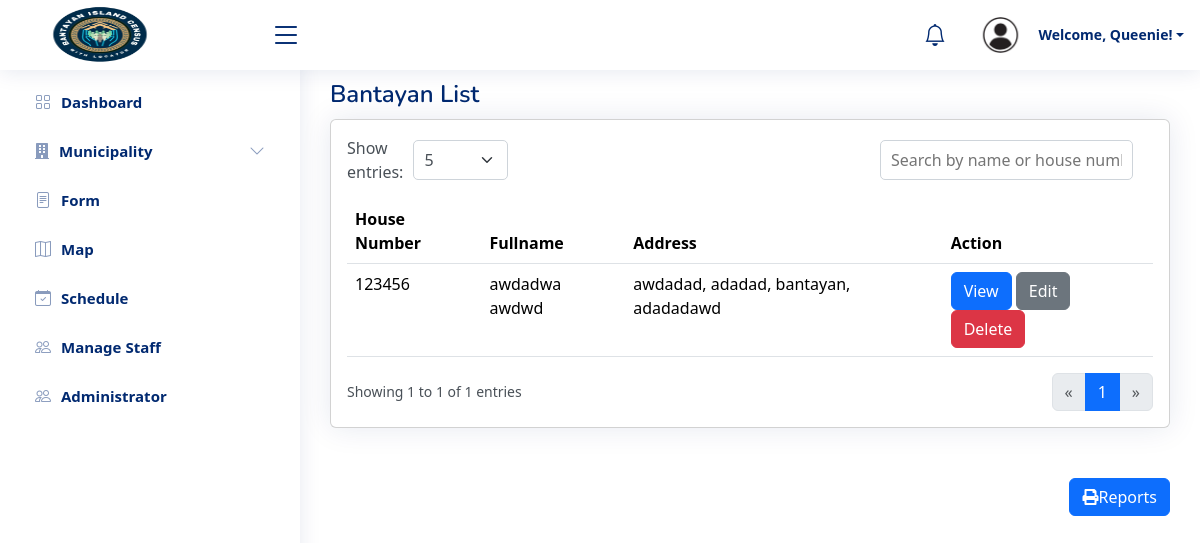
The page /admin/bantayan.php (signed in) on the database its author committed.
### tables this page shows
CREATE TABLE `barangay_census` (
  `id` int(11) NOT NULL,
  `house_number` varchar(250) NOT NULL,
  `last_name` varchar(255) DEFAULT NULL,
  `first_name` varchar(255) DEFAULT NULL,
  `middle_name` varchar(255) DEFAULT NULL,
  `street` varchar(255) DEFAULT NULL,
  `barangay` varchar(255) DEFAULT NULL,
  `municipality` enum('madridejos','bantayan','santafe') DEFAULT NULL,
  `province` varchar(255) DEFAULT NULL,
  `residence_status` enum('owner','boarder') DEFAULT NULL,
  `length_of_stay` varchar(255) DEFAULT NULL,
  `provincial_address` text DEFAULT NULL,
  `sex` enum('male','female') DEFAULT NULL,
  `civil_status` enum('single','married','widower','separated') DEFAULT NULL,
  `date_of_birth` date DEFAULT NULL,
  `place_of_birth` varchar(255) DEFAULT NULL,
  `height` decimal(5,2) DEFAULT NULL,
  `weight` decimal(5,1) DEFAULT NULL,
  `contact_number` varchar(255) DEFAULT NULL,
  `religion` varchar(255) DEFAULT NULL,
  `elementary_school` varchar(255) DEFAULT NULL,
  `elementary_address` varchar(255) DEFAULT NULL,
  `highschool` varchar(255) DEFAULT NULL,
  `highschool_address` varchar(255) DEFAULT NULL,
  `vocational_school` varchar(255) DEFAULT NULL,
  `vocational_address` varchar(255) DEFAULT NULL,
  `college` varchar(255) DEFAULT NULL,
  `college_address` varchar(255) DEFAULT NULL,
  `employment_duration` varchar(255) DEFAULT NULL,
  `employer_name` varchar(255) DEFAULT NULL,
  `employer_address` varchar(255) DEFAULT NULL,
  `occupant_name` varchar(255) DEFAULT NULL,
  `occupant_position` varchar(255) DEFAULT NULL,
  `occupant_age` int(11) DEFAULT NULL,
  `occupant_birth_date` date DEFAULT NULL,
  `occupant_civil_status` enum('single','married','widower','separated') DEFAULT NULL,
  `occupant_occupation` varchar(255) DEFAULT NULL,
  `location` varchar(255) NOT NULL
);

### admin/bantayan.php (the view, shortened to what this page needs)
<?php
include 'header.php';
include '../database/db_connect.php';
$limit = isset($_GET['limit']) ? (int)$_GET['limit'] : 5;
$page = isset($_GET['page']) ? (int)$_GET['page'] : 1;
$offset = ($page - 1) * $limit;
$sql = "SELECT house_number, CONCAT(first_name, ' ', last_name) AS fullname, CONCAT(street, ', ', barangay, ', ', municipality, ', ', province) AS address
        FROM barangay_census
        WHERE municipality = 'bantayan'
        LIMIT $limit OFFSET $offset";
$result = $conn->query($sql);
$count_sql = "SELECT COUNT(*) AS total FROM barangay_census WHERE municipality = 'bantayan'";
$count_result = $conn->query($count_sql);
$total_rows = $count_result->fetch_assoc()['total'];
$total_pages = ceil($total_rows / $limit);
$start_entry = $offset + 1;
$end_entry = min($offset + $limit, $total_rows);
?>
     <link rel="stylesheet" href="https://cdnjs.cloudflare.com/ajax/libs/font-awesome/6.0.0-beta3/css/all.min.css">
     <link rel="stylesheet" href="assets/vendor/bootstrap/css/bootstrap.min.css">
     <link rel="stylesheet" href="https://cdn.jsdelivr.net/npm/sweetalert2@11/dist/sweetalert2.min.css">
     <link rel="stylesheet" href="https://cdnjs.cloudflare.com/ajax/libs/font-awesome/5.15.4/css/all.min.css">
<main id="main" class="main">
<div class="pagetitle">
    <h1>Bantayan List</h1>
  </div>
  <section class="sections">
    <div class="row">
      <div class="col-lg-12">
        <div class="card">
          <div class="card-body">
          <div class="table-controls">
    <div class="show-entries">
        <label for="entriesPerPage">Show entries:</label>
        <select id="entriesPerPage" class="form-select">
            <option value="5" <?= $limit == 5 ? 'selected' : '' ?>>5</option>
        </select>
    </div>
    <div class="search-container">
        <input type="text" id="searchInput" placeholder="Search by name or house number" />
    </div>
</div>
            <table id="dataTable" class="table datatable">
        <thead>
            <tr>
                <th>House Number</th>
                <th>Fullname</th>
                <th>Address</th>
                <th>Action</th>
            </tr>
        </thead>
        <tbody>
        <?php
        if ($result->num_rows > 0) {
            while ($row = $result->fetch_assoc()) {
                echo "<tr>
                        <td>{$row['house_number']}</td>
                        <td>{$row['fullname']}</td>
                        <td>{$row['address']}</td>
                        <td>
                            <a href='#' data-house-number='{$row['house_number']}' class='btn btn-primary view-btn'>View</a>
                            <a href='#' data-house-number='{$row['house_number']}' class='btn btn-secondary edit-btn'>Edit</a>
                            <a href='#' data-house-number='{$row['house_number']}' class='btn btn-danger delete-btn'>Delete</a>
                        </td>
                      </tr>";
            }
        } else {
            echo "<tr><td colspan='4'>No records found</td></tr>";
        }
        ?>
        </tbody>
    </table>
    <div class="footer-pagination">
        <div class="footer-info">
            Showing <?= $start_entry ?> to <?= $end_entry ?> of <?= $total_rows ?> entries
        </div>
        <div class="pagination-wrapper">
            <nav aria-label="Page navigation">
                <ul class="pagination">
                    <li class="page-item <?= $page <= 1 ? 'disabled' : '' ?>">
                        <a class="page-link" href="?page=<?= max(1, $page - 1) ?>&limit=<?= $limit ?>" aria-label="Previous">
                            <span aria-hidden="true">&laquo;</span>
                        </a>
                    </li>
                    <?php for ($i = 1; $i <= $total_pages; $i++): ?>
                        <li class="page-item <?= $i == $page ? 'active' : '' ?>">
                            <a class="page-link" href="?page=<?= $i ?>&limit=<?= $limit ?>"><?= $i ?></a>
                        </li>
                    <?php endfor; ?>
                    <li class="page-item <?= $page >= $total_pages ? 'disabled' : '' ?>">
                        <a class="page-link" href="?page=<?= min($total_pages, $page + 1) ?>&limit=<?= $limit ?>" aria-label="Next">
                            <span aria-hidden="true">&raquo;</span>
                        </a>
                    </li>
                </ul>
            </nav>
        </div>
    </div>
</div>
      </div>
    </div>
  </section>
  <div class="center-button">
        <button id="printButton" class="btn btn-primary text-white"> <i class="fas fa-print"></i>Reports</button>
    </div>
</main>
</body>
</html>

### admin/assets/css/style.css (style rules this page uses)
:root { scroll-behavior: smooth; }
body { font-family: "Open Sans", sans-serif; background: #f6f9ff; color: #444444; }
a { color: #4154f1; text-decoration: none; }
h1, h2, h3, h4, h5, h6 { font-family: "Nunito", sans-serif; }
#main { margin-top: 60px; padding: 20px 30px; transition: all 0.3s; }
.pagetitle { margin-bottom: 10px; }
.pagetitle h1 { font-size: 24px; margin-bottom: 0; font-weight: 600; color: #012970; }
.card { margin-bottom: 30px; border: none; border-radius: 5px; box-shadow: 0px 0 30px rgba(1, 41, 112, 0.1); }
.card-body { padding: 0 20px 20px 20px; }
@media (min-width: 1200px) { #main, #footer { margin-left: 300px; } }

### admin/bantayan.php (style rules this page uses)
.table-controls { display: flex; justify-content: space-between; align-items: center; margin-bottom: 15px; }
.search-container, .show-entries { display: flex; align-items: center; }
.search-container { margin-right: 20px; }
.search-container input { max-width: 500px; height: 40px; border-radius: 5px; border: 1px solid #ced4da; padding: 0 10px; }
.show-entries { display: flex; align-items: center; gap: 10px; }
.show-entries label { margin: 0; font-weight: 500; color: #495057; font-size: 1rem; }
.show-entries select { height: 40px; border-radius: 5px; border: 1px solid #ced4da; font-size: 1rem; padding: 0 10px; background-color: #fff; color: #495057; }
.footer-pagination { display: flex; justify-content: space-between; align-items: center; margin-top: 15px; }
.footer-info { font-size: 0.875rem; color: #495057; }
.pagination-wrapper { display: flex; justify-content: flex-end; }
.pagination { margin: 0; }
body { font-family: Arial, sans-serif; }
table { width: 100%; border-collapse: collapse; margin-bottom: 1em; }
th, td { border: 1px solid #000; padding: 8px; }
th { background-color: #f2f2f2; }
.center-button { display: flex; justify-content: flex-end; margin-top: 20px; }

### rows shown on the page
barangay_census: house_number "123456", fullname "awdadwa awdwd", address "awdadad, adadad, bantayan, adadadawd"

### other values the page prints
$_SESSION['name'] "Queenie"
$start_entry "1"
$end_entry "1"
$total_rows "1"
